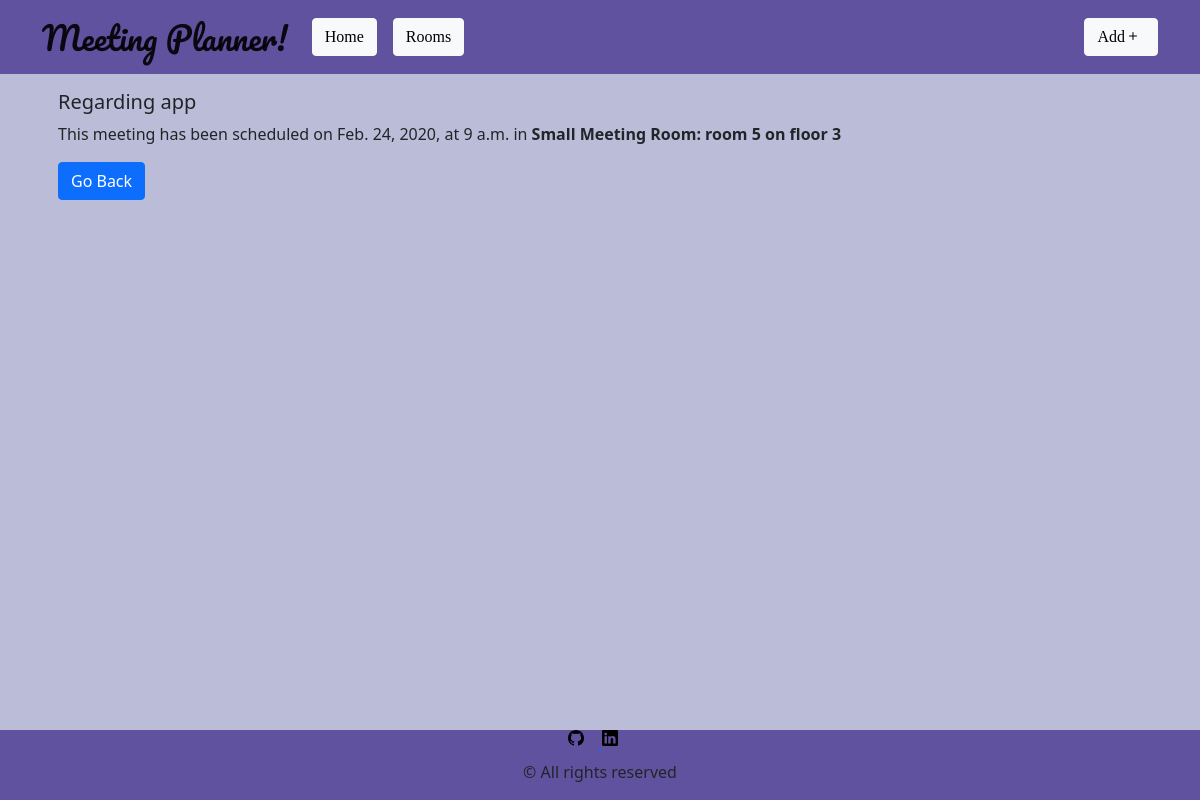
Page /meetings/2 on the committed database.
### meetings/models.py (models this page shows, shortened)
class Meeting(models.Model):
    title = models.CharField(max_length=200)
    date = models.DateField()
    start_time = models.TimeField(default=time(9))
    duration = models.IntegerField(default=1)
    room = models.ForeignKey(Room,on_delete=models.CASCADE)

class Room(models.Model):
    name = models.CharField(max_length=50)
    floor = models.IntegerField()
    room_number = models.IntegerField()
    def __str__(self):
        return f'{self.name}: room {self.room_number} on floor {self.floor}'

### meetings/views.py (the view)
# urls.py: path('<int:id>', views.detail, name='detail'),
def detail(request, id):
    meeting = get_object_or_404(Meeting, pk=id)
    return render(request, "meetings/details.html", {'meeting': meeting})

### meetings/templates/meetings/details.html (shortened to what this page needs)
{% extends 'base.html' %}
{% block content %}
<div class="container">
    <div class="card-body">
        <h5 class="card-title">{{ meeting.title }}</h5>
        <p class="card-text">This meeting has been scheduled on {{ meeting.date }},
            at {{ meeting.start_time }} in <strong> {{ meeting.room }}</strong></p>
        <a href="{% url 'home' %}" class="btn btn-primary">Go Back</a>
    </div>
</div>
{% endblock %}

### rows in the picture
Meeting: title "Regarding app", date "Feb. 24, 2020", start_time "9 a.m.", room "Small Meeting Room: room 5 on floor 3"
